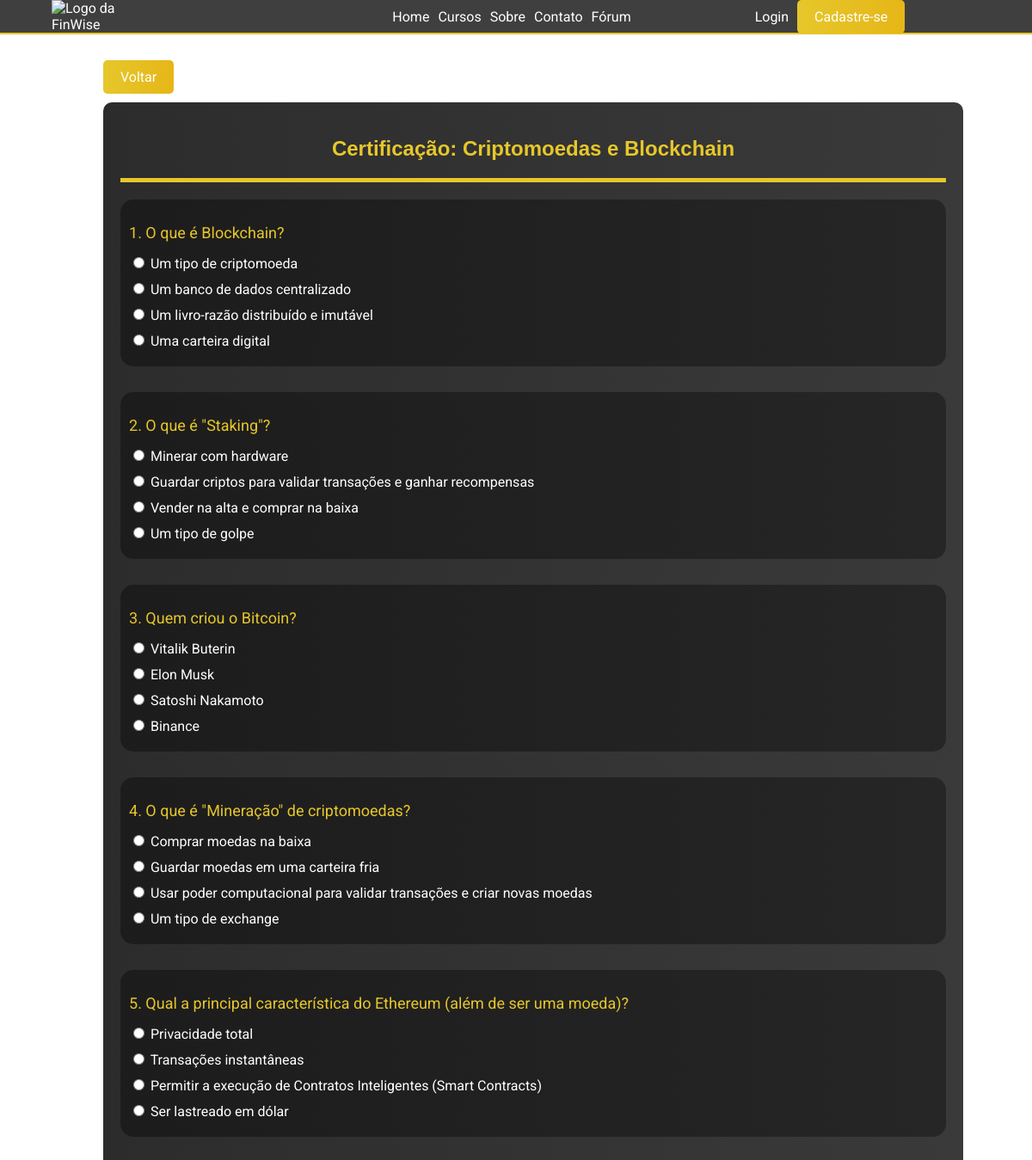
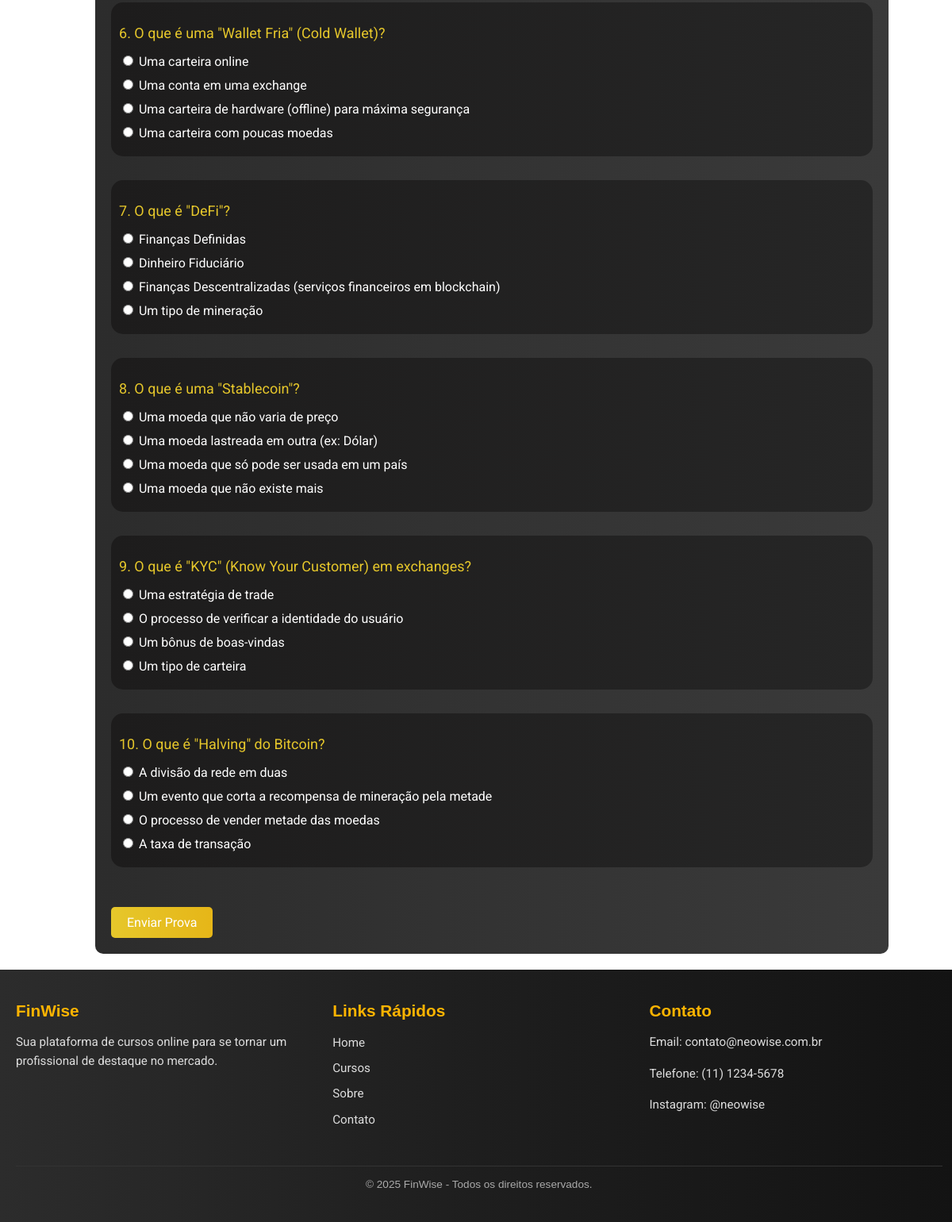
The page /prova.php?curso=23 on the database its author committed (2 pictures, top to bottom).
### tables this page shows
CREATE TABLE `provas` (
  `id` int(11) NOT NULL,
  `id_curso` int(11) NOT NULL,
  `titulo` varchar(255) NOT NULL,
  `descricao` text DEFAULT NULL,
  `qtd_questoes` int(11) DEFAULT 10,
  `nota_minima` int(11) DEFAULT 7,
  `ativa` tinyint(1) DEFAULT 1,
  `criada_em` timestamp NOT NULL DEFAULT current_timestamp()
);

CREATE TABLE `questoes` (
  `id` int(11) NOT NULL,
  `id_curso` int(11) NOT NULL,
  `enunciado` text NOT NULL,
  `alternativa_a` varchar(255) NOT NULL,
  `alternativa_b` varchar(255) NOT NULL,
  `alternativa_c` varchar(255) NOT NULL,
  `alternativa_d` varchar(255) NOT NULL,
  `correta` enum('A','B','C','D') NOT NULL,
  `id_prova` int(11) DEFAULT NULL
);

### prova.php (the view, shortened to what this page needs)
<?php
require('foto-perfil.php');
$cursoId = $_GET['curso'];
$sql = "SELECT * FROM provas WHERE id_curso = ? LIMIT 1";
$stmt = $conn->prepare($sql);
$stmt->bind_param("i", $cursoId);
$stmt->execute();
$prova = $stmt->get_result()->fetch_assoc();
$questao = 0;
$sql = "SELECT * FROM questoes WHERE id_curso = ? ORDER BY id ASC";
$stmt = $conn->prepare($sql);
$stmt->bind_param("i", $cursoId);
$stmt->execute();
$questoes = $stmt->get_result();
?>
<!DOCTYPE html>
<html lang="pt-br">
<head>
    <link rel="stylesheet" href="prova.css">
    <link rel="stylesheet" href="header.css">
</head>
<body>
    <header>
    <div id="logo">
        <img src="Mídias/Logo branca.png" alt="Logo da FinWise" />
    </div>
    <nav>
        <ul>
            <li><a id="home" href="index.php">Home</a></li>
            <li><a id="cursos" href="cursos.php">Cursos</a></li>
            <li><a id="sobre" href="sobre.php">Sobre</a></li>
            <li><a id="contato" href="contato.php">Contato</a></li>
            <li><a id="forum" href="forum.php">Fórum</a></li>
        </ul>
        <ul>
            <?php
            if (!isset($_SESSION['usuario'])) {
                echo '<li><a href="login.php">Login</a></li>';
                echo '<li><a id="cadastro" href="cadastro.php">Cadastre-se</a></li>';
            }
            ?>
        </ul>
    </nav>
</header>
<main>
<button id="voltar" onclick="window.location.href='curso.php?id=<?php echo $cursoId; ?>'">Voltar</button>
<form action="prova_processar.php" method="POST" id="prova">
    <h2><?php echo htmlspecialchars($prova['titulo']); ?></h2>
<?php
while ($q = $questoes->fetch_assoc()) {
    $questao++;
    echo "<div class='questao'>";
    echo "<p> {$questao}. {$q['enunciado']}</p>";
    echo "<div class='alternativas'>";
    echo "<label><input type='radio' name='q{$q['id']}' value='A'> {$q['alternativa_a']}</label>";
    echo "<label><input type='radio' name='q{$q['id']}' value='B'> {$q['alternativa_b']}</label>";
    echo "<label><input type='radio' name='q{$q['id']}' value='C'> {$q['alternativa_c']}</label>";
    echo "<label><input type='radio' name='q{$q['id']}' value='D'> {$q['alternativa_d']}</label>";
    echo "</div>";
    echo "</div>";
}
?>
<button type="submit">Enviar Prova</button>
</form>
</main>
<footer>
    <div id="footer-content">
        <div class="footer-section">
            <h3>FinWise</h3>
            <p>Sua plataforma de cursos online para se tornar um profissional de destaque no mercado.</p>
        </div>
        <div class="footer-section">
            <h3>Links Rápidos</h3>
            <ul>
                <li><a href="index.php">Home</a></li>
                <li><a href="cursos.php">Cursos</a></li>
                <li><a href="sobre.php">Sobre</a></li>
                <li><a href="contato.php">Contato</a></li>
            </ul>
        </div>
        <div class="footer-section">
            <h3>Contato</h3>
            <p>Email: contato@neowise.com.br</p>
            <p>Telefone: (11) 1234-5678</p>
            <p>Instagram: @neowise</p>
        </div>
    </div>
</footer>
</body>
</html>

### prova.css (style rules this page uses)
main { width: 80%; display: flex; flex-direction: column; margin: 20px auto; align-items: flex-start; }
#prova { background-image: linear-gradient(to right, #2c2c2c, #3a3a3a); width: 100%; padding: 20px; border-radius: 10px; color: white; }
main h2 { border-bottom: solid 5px #E6C72B; text-align: center; color: #E6C72B; padding-bottom: 20px; }
button[type="submit"] { background-image: linear-gradient(to right, #E6C72B, #e6b618); color: white; border: none; padding: 10px 20px; border-radius: 5px; font-size: 16px; cursor: pointer; margin-top: 20px; transition: ease 0.3s; }
#voltar { background-image: linear-gradient(to right, #E6C72B, #e6b618); color: white; border: none; padding: 10px 20px; border-radius: 5px; font-size: 16px; cursor: pointer; margin-bottom: 10px; margin-top: 10px; transition: ease 0.3s; }
.questao { margin-bottom: 30px; background-image: linear-gradient(to right, #1d1c1c, #262626); padding: 10px; border-radius: 15px; }
.questao p { font-size: 18px; margin-bottom: 15px; color: #E6C72B; font-family: 'Roboto'; }
.alternativas label { display: block; margin-bottom: 10px; font-size: 16px; cursor: pointer; }

### header.css (style rules this page uses)
h1, h2, h3, h4, h5, h6, th, strong, span { font-family: 'Montserrat', sans-serif; }
p, a, li, button, input, textarea, label, div { font-family: 'Roboto'; }
#home, #cursos, #sobre, #contato, #forum { text-decoration: none; color: #ffffff; transition: ease 0.3s; }
body { margin: 0; background-image: url("Mídias/fundo.png"); background-repeat: no-repeat; background-size: cover; background-position: center; cursor: default; transition: ease 0.3s; }
header { background-color: rgba(16, 16, 16, 0.8); display: flex; font-family: 'Lovelo'; justify-content: space-evenly; color: #ffffff; align-items: center; justify-self: center; width: 100%; transition: ease 0.3s; position: sticky; top: 0; backdrop-filter: blur(5px); border-bottom: solid 2px #E6C72B; z-index: 1000; }
header img { width: 18%; margin: 0%; }
#cadastro { background-image: linear-gradient(to right, #E6C72B, #e6b618); padding: 10px 20px; border-radius: 5px; transition: ease 0.3s; }
header nav { display: flex; align-items: center; gap: 20px; width: 60%; }
header ul { list-style: none; margin: 0; padding: 0; display: flex; gap: 10px; justify-content: center; align-items: center; margin-left: 25px; margin-right: 25px; width: 100%; }
header a { text-decoration: none; color: #ffffff; transition: ease 0.3s; }
#logo { display: flex; align-items: center; width: 25%; }
#logo img { width: 35%; margin-right: 10px; }
#footer-content { display: flex; justify-content: space-around; }
footer { background-image: linear-gradient(to right, #2c2c2c, #1e1e1e,#131313); color: #f1f1f1; padding: 40px 20px; font-family: Arial, Helvetica, sans-serif; width: 97.3%; bottom: 0; }
#footer-content { display: flex; flex-wrap: wrap; justify-content: space-between; max-width: 1200px; margin: 0 auto; gap: 30px; }
.footer-section { flex: 1; min-width: 250px; }
.footer-section h3 { font-size: 1.3rem; margin-bottom: 15px; color: #ffb400; }
.footer-section p, .footer-section a { font-size: 0.95rem; color: #ddd; line-height: 1.6; text-decoration: none; transition: color 0.3s ease; }
.footer-section ul { list-style: none; padding: 0; }
.footer-section ul li { margin-bottom: 8px; }
footer::after { content: "© 2025 FinWise - Todos os direitos reservados."; display: block; text-align: center; margin-top: 30px; font-size: 0.85rem; color: #aaa; border-top: 1px solid #333; padding-top: 15px; }
h3 { display: inline; color: #E6C72B; }

### rows shown on the page
provas: titulo "Certificação: Criptomoedas e Blockchain"
questoes: enunciado "O que é Blockchain?", alternativa_a "Um tipo de criptomoeda", alternativa_b "Um banco de dados centralizado", alternativa_c "Um livro-razão distribuído e imutável", alternativa_d "Uma carteira digital"
questoes: enunciado "O que é \"Staking\"?", alternativa_a "Minerar com hardware", alternativa_b "Guardar criptos para validar transações e ganhar recompensas", alternativa_c "Vender na alta e comprar na baixa", alternativa_d "Um tipo de golpe"
questoes: enunciado "Quem criou o Bitcoin?", alternativa_a "Vitalik Buterin", alternativa_b "Elon Musk", alternativa_c "Satoshi Nakamoto", alternativa_d "Binance"
questoes: enunciado "O que é \"Mineração\" de criptomoedas?", alternativa_a "Comprar moedas na baixa", alternativa_b "Guardar moedas em uma carteira fria", alternativa_c "Usar poder computacional para validar transações e criar novas moedas", alternativa_d "Um tipo de exchange"
questoes: enunciado "Qual a principal característica do Ethereum (além de ser uma moeda)?", alternativa_a "Privacidade total", alternativa_b "Transações instantâneas", alternativa_c "Permitir a execução de Contratos Inteligentes (Smart Contracts)", alternativa_d "Ser lastreado em dólar"
questoes: enunciado "O que é uma \"Wallet Fria\" (Cold Wallet)?", alternativa_a "Uma carteira online", alternativa_b "Uma conta em uma exchange", alternativa_c "Uma carteira de hardware (offline) para máxima segurança", alternativa_d "Uma carteira com poucas moedas"
questoes: enunciado "O que é \"DeFi\"?", alternativa_a "Finanças Definidas", alternativa_b "Dinheiro Fiduciário", alternativa_c "Finanças Descentralizadas (serviços financeiros em blockchain)", alternativa_d "Um tipo de mineração"
questoes: enunciado "O que é uma \"Stablecoin\"?", alternativa_a "Uma moeda que não varia de preço", alternativa_b "Uma moeda lastreada em outra (ex: Dólar)", alternativa_c "Uma moeda que só pode ser usada em um país", alternativa_d "Uma moeda que não existe mais"
questoes: enunciado "O que é \"KYC\" (Know Your Customer) em exchanges?", alternativa_a "Uma estratégia de trade", alternativa_b "O processo de verificar a identidade do usuário", alternativa_c "Um bônus de boas-vindas", alternativa_d "Um tipo de carteira"
questoes: enunciado "O que é \"Halving\" do Bitcoin?", alternativa_a "A divisão da rede em duas", alternativa_b "Um evento que corta a recompensa de mineração pela metade", alternativa_c "O processo de vender metade das moedas", alternativa_d "A taxa de transação"
